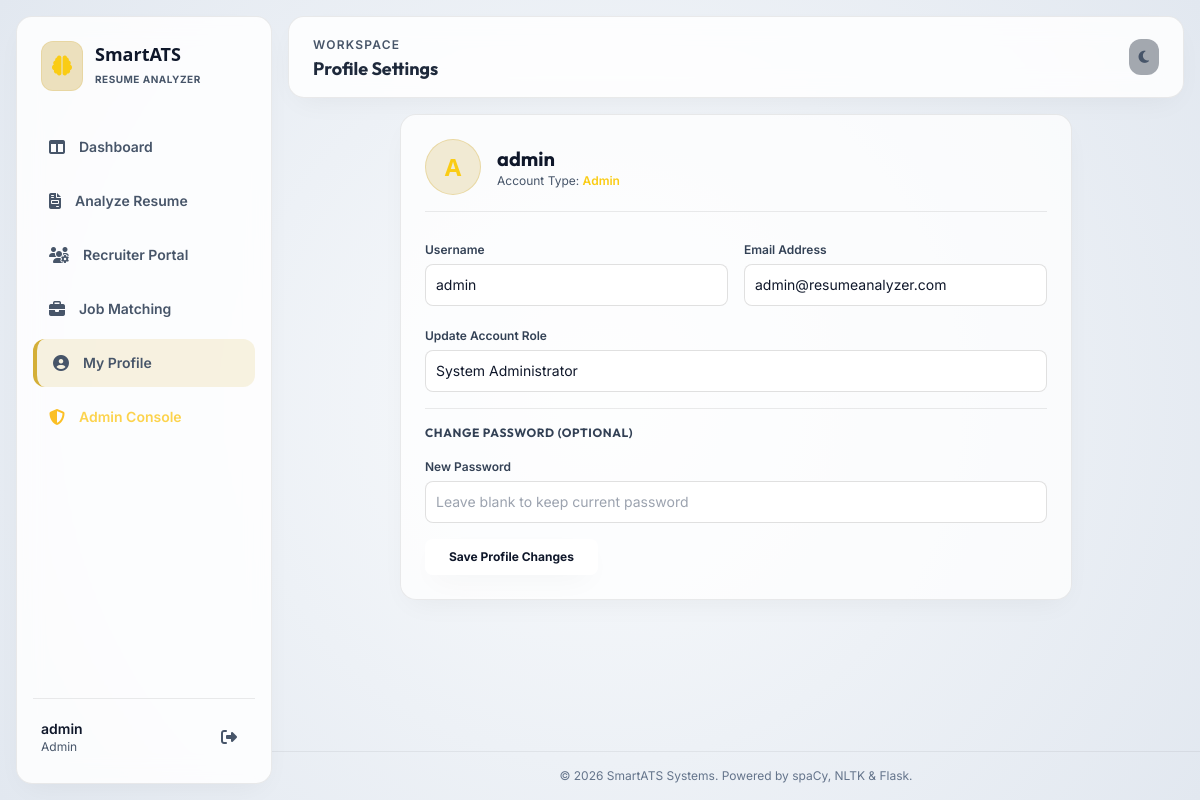
Screenshot of /profile (signed in) with the database file from the repository.
### models.py (models this page shows, shortened)
class User(db.Model, UserMixin):
    __tablename__ = 'users'
    id = db.Column(db.Integer, primary_key=True)
    username = db.Column(db.String(80), unique=True, nullable=False)
    email = db.Column(db.String(120), unique=True, nullable=False)
    password_hash = db.Column(db.String(255), nullable=False)
    role = db.Column(db.String(20), default='user')  # 'user', 'recruiter', 'admin'
    created_at = db.Column(db.DateTime, default=datetime.utcnow)
    resumes = db.relationship('Resume', backref='owner', lazy=True, cascade='all, delete-orphan')
    reports = db.relationship('ATSReport', backref='user', lazy=True, cascade='all, delete-orphan')

### app.py (the view, shortened to what this page needs)
@app.route('/profile', methods=['GET', 'POST'])
@login_required
def profile():
    return render_template('profile.html')

### app.py (called while the page is built)
@login_manager.user_loader
def load_user(user_id):
    return User.query.get(int(user_id))

### templates/profile.html (shortened to what this page needs)
{% extends "base.html" %}
{% block header_title %}Profile Settings{% endblock %}
{% block content %}
<div class="max-w-2xl mx-auto space-y-6 animate-fade-in-up">
    <div class="glass-panel p-6 space-y-6">
        <div class="flex items-center gap-4 pb-4 border-b border-slate-800/80">
            <div class="w-14 h-14 bg-indigo-600/20 border border-indigo-500/30 rounded-full flex items-center justify-center text-indigo-400 text-2xl font-bold font-sans uppercase">
                {{ current_user.username[0] }}
            </div>
            <div>
                <h3 class="text-xl font-bold text-white">{{ current_user.username }}</h3>
                <p class="text-xs text-slate-400">Account Type: <span class="capitalize font-semibold text-indigo-400">{{ current_user.role }}</span></p>
            </div>
        </div>
        <form action="{{ url_for('profile') }}" method="POST" class="space-y-4">
            <div class="grid grid-cols-1 md:grid-cols-2 gap-4">
                <div class="space-y-1">
                    <label for="username" class="text-xs font-semibold text-slate-300">Username</label>
                    <input type="text" id="username" name="username" value="{{ current_user.username }}" required class="glass-input p-2.5 w-full text-sm">
                </div>
                <div class="space-y-1">
                    <label for="email" class="text-xs font-semibold text-slate-300">Email Address</label>
                    <input type="email" id="email" name="email" value="{{ current_user.email }}" required class="glass-input p-2.5 w-full text-sm">
                </div>
            </div>
            <div class="space-y-1">
                <label for="role" class="text-xs font-semibold text-slate-300">Update Account Role</label>
                <select id="role" name="role" class="glass-input p-2.5 w-full text-sm appearance-none cursor-pointer">
                    <option value="admin" {% if current_user.role == 'admin' %}selected{% endif %}>System Administrator</option>
                </select>
            </div>
            <div class="pt-4 border-t border-slate-800/80">
                <h4 class="text-xs font-bold text-slate-300 uppercase tracking-wider mb-3">Change Password (Optional)</h4>
                <div class="space-y-1">
                    <label for="password" class="text-xs font-semibold text-slate-300">New Password</label>
                    <input type="password" id="password" name="password" class="glass-input p-2.5 w-full text-sm" placeholder="Leave blank to keep current password">
                </div>
            </div>
            <button type="submit" class="glass-panel px-6 py-2.5 bg-indigo-600 hover:bg-indigo-500 border-none font-bold text-white transition text-xs rounded-lg shadow-lg shadow-indigo-600/20">
                Save Profile Changes
            </button>
        </form>
    </div>
</div>
{% endblock %}

### templates/base.html (shortened to what this page needs)
<!DOCTYPE html>
<html lang="en" class="dark">
<head>
    <script src="https://cdn.tailwindcss.com"></script>
    <link rel="stylesheet" href="https://cdnjs.cloudflare.com/ajax/libs/font-awesome/6.4.0/css/all.min.css">
    <link rel="stylesheet" href="{{ url_for('static', filename='css/style.css') }}?v=3">
</head>
<body class="flex flex-col min-h-screen text-[var(--text-main)]">
    <div class="flex flex-1 overflow-hidden">
        {% if current_user.is_authenticated %}
        <aside class="w-64 glass-panel m-4 mr-0 hidden md:flex flex-col justify-between py-6 px-4 shrink-0">
            <div>
                <div class="flex items-center gap-3 px-2 mb-8">
                    <div class="p-2.5 bg-indigo-600/30 rounded-xl border border-indigo-500/20">
                        <i class="fas fa-brain text-xl text-indigo-400"></i>
                    </div>
                    <div>
                        <h2 class="font-extrabold text-lg leading-tight text-white font-sans">SmartATS</h2>
                        <span class="text-[10px] uppercase font-bold tracking-wider text-slate-400">Resume Analyzer</span>
                    </div>
                </div>
                <nav class="space-y-1.5">
                    <a href="{{ url_for('dashboard') }}" class="flex items-center gap-3.5 px-4 py-3 text-sm font-semibold rounded-xl text-slate-400 hover:text-white hover:bg-slate-800/40 transition {% if request.path == url_for('dashboard') %}nav-item-active{% endif %}">
                        <i class="fas fa-columns text-base"></i>
                        <span>Dashboard</span>
                    </a>
                    <a href="{{ url_for('analyze_resume_route') }}" class="flex items-center gap-3.5 px-4 py-3 text-sm font-semibold rounded-xl text-slate-400 hover:text-white hover:bg-slate-800/40 transition ">
                        <i class="fas fa-file-invoice text-base"></i>
                        <span>Analyze Resume</span>
                    </a>
                    <a href="{{ url_for('recruiter_dashboard_route') }}" class="flex items-center gap-3.5 px-4 py-3 text-sm font-semibold rounded-xl text-slate-400 hover:text-white hover:bg-slate-800/40 transition ">
                        <i class="fas fa-users-cog text-base"></i>
                        <span>Recruiter Portal</span>
                    </a>
                    <a href="{{ url_for('job_recommendations_route') }}" class="flex items-center gap-3.5 px-4 py-3 text-sm font-semibold rounded-xl text-slate-400 hover:text-white hover:bg-slate-800/40 transition ">
                        <i class="fas fa-briefcase text-base"></i>
                        <span>Job Matching</span>
                    </a>
                    <a href="{{ url_for('profile') }}" class="flex items-center gap-3.5 px-4 py-3 text-sm font-semibold rounded-xl text-slate-400 hover:text-white hover:bg-slate-800/40 transition {% if request.path == url_for('profile') %}nav-item-active{% endif %}">
                        <i class="fas fa-user-circle text-base"></i>
                        <span>My Profile</span>
                    </a>
                    <a href="{{ url_for('admin_dashboard') }}" class="flex items-center gap-3.5 px-4 py-3 text-sm font-semibold rounded-xl text-slate-400 hover:text-white hover:bg-slate-800/40 transition {% if request.path == url_for('admin_dashboard') %}nav-item-active{% endif %}">
                        <i class="fas fa-shield-halved text-base text-amber-400"></i>
                        <span class="text-amber-300">Admin Console</span>
                    </a>
                </nav>
            </div>
            <div class="border-t border-slate-800/60 pt-4 px-2">
                <div class="flex items-center justify-between">
                    <div class="truncate flex flex-col">
                        <span class="text-sm font-semibold text-white truncate">{{ current_user.username }}</span>
                        <span class="text-xs text-slate-400 capitalize truncate">{{ current_user.role }}</span>
                    </div>
                    <a href="{{ url_for('logout') }}" class="p-2.5 text-slate-400 hover:text-rose-400 rounded-xl hover:bg-rose-500/10 transition" title="Logout">
                        <i class="fas fa-sign-out-alt"></i>
                    </a>
                </div>
            </div>
        </aside>
        {% endif %}
        <div class="flex-1 flex flex-col overflow-y-auto">
            <header class="glass-panel m-4 py-3.5 px-6 flex items-center justify-between shrink-0">
                <div class="hidden md:block">
                    <span class="text-xs font-semibold text-slate-400 uppercase tracking-widest">Workspace</span>
                    <h2 class="text-lg font-bold text-slate-200">{% block header_title %}ATS Score Predictor{% endblock %}</h2>
                </div>
                <div class="flex items-center gap-4">
                    <button id="theme-toggle" class="p-2 px-2.5 rounded-xl bg-slate-800/40 hover:bg-slate-700/60 text-slate-400 hover:text-white transition flex items-center justify-center" title="Toggle Theme">
                        <i id="theme-toggle-icon" class="fas fa-sun text-sm"></i>
                    </button>
                </div>
            </header>
            <main class="flex-1 px-4 pb-8">
                {% block content %}{% endblock %}
            </main>
            <footer class="text-center py-4 text-xs text-slate-500 border-t border-slate-900/60 mt-auto shrink-0">
                <p>&copy; 2026 SmartATS Systems. Powered by spaCy, NLTK & Flask.</p>
            </footer>
        </div>
    </div>
</body>
</html>

### static/css/style.css (style rules this page uses)
:root { --bg-gradient: #0A0A0A; --card-bg: #171717; --card-border: #2A2A2A; --card-glow: rgba(212, 175, 55, 0.15); --primary: #D4AF37; --primary-hover: #FACC15; --secondary: #FACC15; --secondary-hover: #D4AF37; --accent: #FACC15; --danger: #EF4444; --text-main: #FFFFFF; --text-muted: #D1D5DB; }
html.light { --bg-gradient: radial-gradient(circle at 50% 50%, #f8fafc 0%, #e2e8f0 100%); --card-bg: rgba(255, 255, 255, 0.7); --card-border: rgba(0, 0, 0, 0.08); --card-glow: rgba(212, 175, 55, 0.06); --primary: #D4AF37; --primary-hover: #C5A028; --secondary: #FACC15; --secondary-hover: #D4AF37; --accent: #D4AF37; --danger: #EF4444; --text-main: #0f172a; --text-muted: #475569; }
body { background: var(--bg-gradient); font-family: 'Inter', sans-serif; color: var(--text-main); min-height: 100vh; overflow-x: hidden; }
h1, h2, h3, h4, h5, h6 { font-family: 'Outfit', sans-serif; }
.glass-panel { background: var(--card-bg); backdrop-filter: blur(12px); -webkit-backdrop-filter: blur(12px); border: 1px solid var(--card-border); border-radius: 1rem; box-shadow: 0 10px 30px -10px rgba(0, 0, 0, 0.5); transition: all 0.3s cubic-bezier(0.4, 0, 0.2, 1); }
.glass-input { background: rgba(23, 23, 23, 0.5); border: 1px solid var(--card-border); color: var(--text-main); border-radius: 0.5rem; transition: all 0.2s ease-in-out; }
.animate-fade-in-up { animation: fadeInUp 0.6s ease-out forwards; }
.nav-item-active { background: rgba(212, 175, 55, 0.15); border-left: 4px solid var(--primary); color: var(--text-main) !important; }
html.light .text-white, html.light h1, html.light h2, html.light h3, html.light h4, html.light h5, html.light h6 { color: #0f172a !important; }
html.light .text-slate-200 { color: #1e293b !important; }
html.light .text-slate-300 { color: #334155 !important; }
html.light .text-slate-400 { color: #475569 !important; }
html.light .text-slate-500 { color: #64748b !important; }
html.light .glass-panel { background: rgba(255, 255, 255, 0.75); border-color: rgba(0, 0, 0, 0.08); box-shadow: 0 10px 30px -10px rgba(0, 0, 0, 0.06); }
html.light .glass-input { background: rgba(255, 255, 255, 0.85); border-color: rgba(0, 0, 0, 0.12); color: #0f172a; }
html.light aside { background: rgba(255, 255, 255, 0.85) !important; border-color: rgba(0, 0, 0, 0.08) !important; }
html.light header { background: rgba(255, 255, 255, 0.85) !important; border-color: rgba(0, 0, 0, 0.08) !important; }
html.light footer { border-color: rgba(0, 0, 0, 0.06); color: #475569; }
html.light .border-slate-800\/60 { border-color: rgba(0, 0, 0, 0.08) !important; }
html.light .border-slate-800\/80 { border-color: rgba(0, 0, 0, 0.08) !important; }

### rows the page displays
User: username "admin", role "Admin", username "A", email "admin@resumeanalyzer.com", role "System Administrator"
